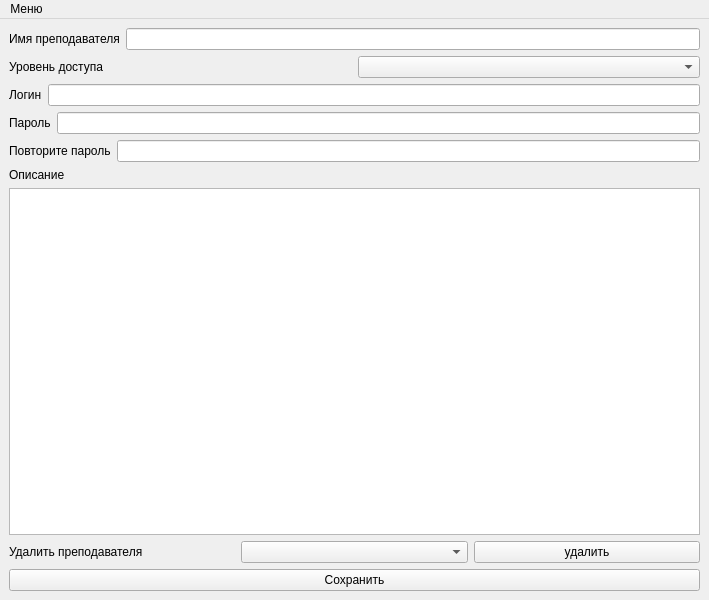
<?xml version="1.0" encoding="UTF-8"?>
<ui version="4.0">
 <class>MainWindow</class>
 <widget class="QMainWindow" name="MainWindow">
  <property name="geometry">
   <rect>
    <x>0</x>
    <y>0</y>
    <width>709</width>
    <height>600</height>
   </rect>
  </property>
  <property name="windowTitle">
   <string>MainWindow</string>
  </property>
  <widget class="QWidget" name="centralwidget">
   <layout class="QHBoxLayout" name="horizontalLayout_3">
    <item>
     <layout class="QVBoxLayout" name="verticalLayout">
      <item>
       <layout class="QHBoxLayout" name="horizontalLayout_2">
        <item>
         <widget class="QLabel" name="label">
          <property name="text">
           <string>Имя преподавателя</string>
          </property>
         </widget>
        </item>
        <item>
         <widget class="QLineEdit" name="lineEdit"/>
        </item>
       </layout>
      </item>
      <item>
       <layout class="QHBoxLayout" name="horizontalLayout_4">
        <item>
         <widget class="QLabel" name="label_2">
          <property name="text">
           <string>Уровень доступа</string>
          </property>
         </widget>
        </item>
        <item>
         <widget class="QComboBox" name="comboBox"/>
        </item>
       </layout>
      </item>
      <item>
       <layout class="QHBoxLayout" name="horizontalLayout_5">
        <item>
         <widget class="QLabel" name="label_3">
          <property name="text">
           <string>Логин</string>
          </property>
         </widget>
        </item>
        <item>
         <widget class="QLineEdit" name="lineEdit_2"/>
        </item>
       </layout>
      </item>
      <item>
       <layout class="QHBoxLayout" name="horizontalLayout_6">
        <item>
         <widget class="QLabel" name="label_4">
          <property name="text">
           <string>Пароль</string>
          </property>
         </widget>
        </item>
        <item>
         <widget class="QLineEdit" name="lineEdit_3"/>
        </item>
       </layout>
      </item>
      <item>
       <layout class="QHBoxLayout" name="horizontalLayout_7">
        <item>
         <widget class="QLabel" name="label_5">
          <property name="text">
           <string>Повторите пароль</string>
          </property>
         </widget>
        </item>
        <item>
         <widget class="QLineEdit" name="lineEdit_4"/>
        </item>
       </layout>
      </item>
      <item>
       <widget class="QLabel" name="label_6">
        <property name="text">
         <string>Описание</string>
        </property>
       </widget>
      </item>
      <item>
       <widget class="QTextEdit" name="textEdit"/>
      </item>
      <item>
       <layout class="QHBoxLayout" name="horizontalLayout">
        <item>
         <widget class="QLabel" name="label_7">
          <property name="text">
           <string>Удалить преподавателя</string>
          </property>
         </widget>
        </item>
        <item>
         <widget class="QComboBox" name="comboBox_2"/>
        </item>
        <item>
         <widget class="QPushButton" name="pushButton_2">
          <property name="text">
           <string>удалить</string>
          </property>
         </widget>
        </item>
       </layout>
      </item>
      <item>
       <widget class="QPushButton" name="pushButton">
        <property name="text">
         <string>Сохранить</string>
        </property>
       </widget>
      </item>
     </layout>
    </item>
   </layout>
  </widget>
  <widget class="QMenuBar" name="menuBar">
   <property name="enabled">
    <bool>true</bool>
   </property>
   <property name="geometry">
    <rect>
     <x>0</x>
     <y>0</y>
     <width>709</width>
     <height>26</height>
    </rect>
   </property>
   <widget class="QMenu" name="menu">
    <property name="title">
     <string>Меню</string>
    </property>
    <addaction name="action_2"/>
    <addaction name="action_3"/>
    <addaction name="action"/>
    <addaction name="action_4"/>
   </widget>
   <addaction name="menu"/>
  </widget>
  <action name="action_2">
   <property name="text">
    <string>Создать новую учебную группу</string>
   </property>
  </action>
  <action name="action_3">
   <property name="text">
    <string>Создать преподавателя</string>
   </property>
  </action>
  <action name="action">
   <property name="text">
    <string>История</string>
   </property>
  </action>
  <action name="action_4">
   <property name="text">
    <string>Список всех групп </string>
   </property>
  </action>
 </widget>
 <resources/>
 <connections/>
</ui>
